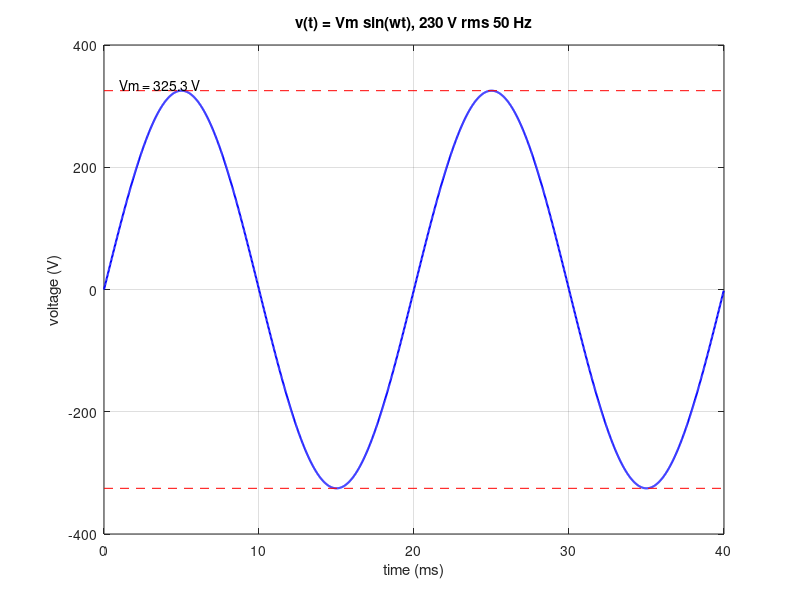

Write MATLAB code to recreate this figure.
% sine_wave.m -- plot the mains voltage and check its RMS numerically
% single-phase 230 V rms, 50 Hz supply

clear all;

Vrms_spec = 230;             % rms value we are given
f         = 50;              % Hz
Vm        = Vrms_spec*sqrt(2);   % peak value
w         = 2*pi*f;          % w = 2*pi*f, keep forgetting this
T         = 1/f;             % period

% sample exactly two whole cycles, no repeated end point, so the
% numeric rms comes out clean
N = 2000;
t = (0:N-1)*(2*T/N);
v = Vm*sin(w*t);

% numeric rms = sqrt(mean of v^2)
Vrms_num     = sqrt(mean(v.^2));
Vrms_formula = Vm/sqrt(2);

printf('Vm  (peak)         = %.2f V\n', Vm);
printf('Vrms (numeric)     = %.4f V\n', Vrms_num);
printf('Vrms = Vm/sqrt(2)  = %.4f V\n', Vrms_formula);
printf('difference         = %.2e V\n', abs(Vrms_num - Vrms_formula));

plot(t*1000, v, 'b-', 'linewidth', 1.5);
hold on;
plot([0 t(end)*1000], [ Vm  Vm], 'r--');   % mark +Vm
plot([0 t(end)*1000], [-Vm -Vm], 'r--');   % mark -Vm
text(1, Vm+10, sprintf('Vm = %.1f V', Vm));
hold off;
xlabel('time (ms)');
ylabel('voltage (V)');
title('v(t) = Vm sin(wt), 230 V rms 50 Hz');
grid on;

% print -dpng sine_wave.png   % uncomment to save the figure (do not commit it)
